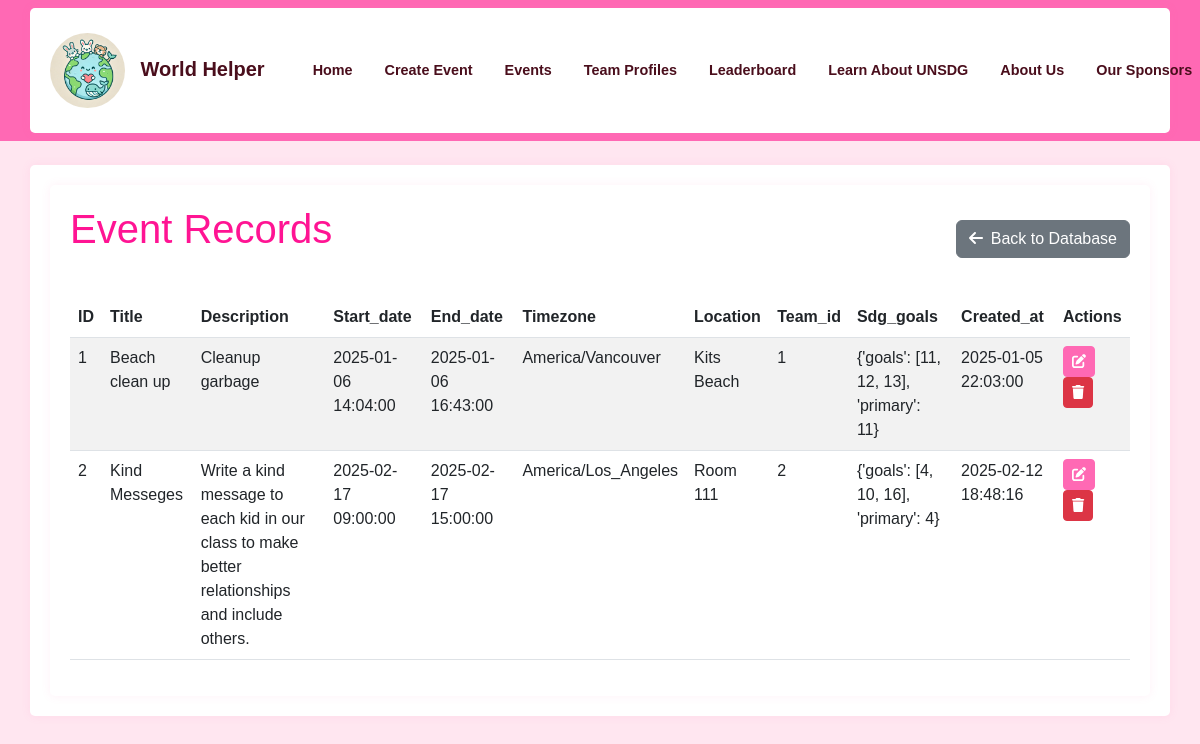
The app's page /database/Event with its own data.
### app/models.py (models this page shows)
class Event(db.Model):
    id = db.Column(db.Integer, primary_key=True)
    title = db.Column(db.String(100), nullable=False)
    description = db.Column(db.Text(1000))
    start_date = db.Column(db.DateTime, nullable=False)
    end_date = db.Column(db.DateTime, nullable=False)
    timezone = db.Column(db.String(50), nullable=False)
    location = db.Column(db.String(100))
    team_id = db.Column(db.Integer, db.ForeignKey('team.id', ondelete='CASCADE'), nullable=False)
    sdg_goals = db.Column(JSONType)
    created_at = db.Column(db.DateTime, default=datetime.utcnow)
    def to_dict(self):
        return {
            'id': self.id,
            'title': self.title,
            'description': self.description,
            'start_date': self.start_date,
            'end_date': self.end_date,
            'timezone': self.timezone,
            'location': self.location,
            'team_id': self.team_id,
            'sdg_goals': self.sdg_goals,
            'created_at': self.created_at
        }

### app/admin/routes.py (the view)
@bp.route('/database/<model_name>')
def view_model(model_name):
    models = {
        'Team': Team,
        'Event': Event,
        'TeamMember': TeamMember,
        'BingoCard': BingoCard,
        'Notification': Notification,
        'EventVerification': EventVerification
    }
    if model_name not in models:
        flash(('Invalid model name', request.path), 'error')
        return redirect(url_for('admin.manage_database'))
    model = models[model_name]
    records = model.query.all()
    records = [record.to_dict() for record in records]  # Convert to dictionaries
    return render_template('admin/view_model.html', model_name=model_name, records=records)

### app/__init__.py (called while the page is built)
def create_app(config_class=Config):
    app = Flask(__name__)
    app.config.from_object(config_class)
    db.init_app(app)
    migrate.init_app(app, db)
    @app.template_filter('datetime')
    def format_datetime(value):
        if value is None:
            return ''
        if isinstance(value, str):
            try:
                value = datetime.strptime(value, '%Y-%m-%d %H:%M:%S')
            except ValueError:
                return value
        return value.strftime('%Y-%m-%d %H:%M:%S')
    app.jinja_env.filters['datetime'] = format_datetime
    from app.main import bp as main_bp
    app.register_blueprint(main_bp)
    from app.auth import bp as auth_bp
    app.register_blueprint(auth_bp)
    from app.admin import bp as admin_bp
    app.register_blueprint(admin_bp)
    return app

### app/models.py (called while the page is built)
    def process_result_value(self, value, dialect):
        if value is None:
            return None
        return json.loads(value)

### app/templates/admin/view_model.html (shortened to what this page needs)
{% extends "base.html" %}
{% block content %}
<div class="container">
    <div class="d-flex justify-content-between align-items-center mb-4">
        <h1>{{ model_name }} Records</h1>
        <a href="{{ url_for('admin.manage_database') }}" class="btn btn-secondary">
            <i class="fas fa-arrow-left me-2"></i>Back to Database
        </a>
    </div>
    {% if records %}
    <div class="table-responsive">
        <table class="table table-striped table-hover">
            <thead>
                <tr>
                    <th>ID</th>
                    {% for key in records[0].keys() %}
                    {% if key != 'id' %}
                    <th>{{ key|title }}</th>
                    {% endif %}
                    {% endfor %}
                    <th>Actions</th>
                </tr>
            </thead>
            <tbody>
                {% for record in records %}
                <tr>
                    <td>{{ record.id }}</td>
                    {% for key, value in record.items() %}
                    {% if key != 'id' %}
                    <td>
                        {% if key.endswith('_at') and value %}
                            {{ value|datetime }}
                        {% else %}
                            {{ value }}
                        {% endif %}
                    </td>
                    {% endif %}
                    {% endfor %}
                    <td>
                        <button class="btn btn-primary btn-sm" onclick="openEditModal('{{ model_name }}', {{ record.id }})">
                            <i class="fas fa-edit"></i>
                        </button>
                        <form method="POST"
                              action="{{ url_for('admin.delete_record', model_name=model_name, id=record.id) }}"
                              class="d-inline"
                              onsubmit="return confirm('Are you sure you want to delete this record?')">
                            <button type="submit" class="btn btn-danger btn-sm">
                                <i class="fas fa-trash"></i>
                            </button>
                        </form>
                    </td>
                </tr>
                {% endfor %}
            </tbody>
        </table>
    </div>
    {% else %}
    <div class="alert alert-info">
        <i class="fas fa-info-circle me-2"></i>No records found for {{ model_name }}
    </div>
    {% endif %}
</div>
{% endblock %}

### app/static/css/custom.css (style rules this page uses)
:root { --pink-primary: #FF1493; --pink-secondary: #FF69B4; --pink-light: #FFE6F0; --pink-border: #FFCCE6; --pink-hover: #FF1493; --pink-dark: #4a0e1c; }
body { font-family: 'Arial', sans-serif; background-color: var(--pink-light); }
.container { background-color: #ffffff; border-radius: 5px; padding: 20px; box-shadow: 0 0 10px rgba(255, 105, 180, 0.1); }
h1, .world-helper-title { color: var(--pink-primary); margin-bottom: 20px; }
.btn-primary { background-color: var(--pink-secondary); border-color: var(--pink-secondary); }

### records on screen
Event: id "1", title "Beach clean up", description "Cleanup garbage", record "2025-01-06 14:04:00" "2025-01-06 16:43:00" "1" "{'goals': [11, 12, 13], 'primary': 11}", timezone "America/Vancouver", location "Kits Beach", record "2025-01-05 22:03:00"
Event: id "2", title "Kind Messeges", description "Write a kind message to each kid in our class to make better relationships and include others.", record "2025-02-17 09:00:00" "2025-02-17 15:00:00" "2" "{'goals': [4, 10, 16], 'primary': 4}", timezone "America/Los_Angeles", location "Room 111", record "2025-02-12 18:48:16"

### other values on screen
{{ model_name }} "Event"
{{ key|title }} "Title" "Description" "Start_date" "End_date" "Timezone" "Location" "Team_id" "Sdg_goals" "Created_at"
